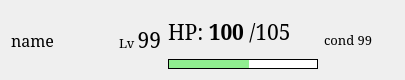
<?xml version="1.0" encoding="UTF-8"?>
<ui version="4.0">
 <class>Form</class>
 <widget class="QWidget" name="Form">
  <property name="geometry">
   <rect>
    <x>0</x>
    <y>0</y>
    <width>405</width>
    <height>80</height>
   </rect>
  </property>
  <property name="sizePolicy">
   <sizepolicy hsizetype="Preferred" vsizetype="Fixed">
    <horstretch>0</horstretch>
    <verstretch>0</verstretch>
   </sizepolicy>
  </property>
  <property name="minimumSize">
   <size>
    <width>0</width>
    <height>80</height>
   </size>
  </property>
  <property name="maximumSize">
   <size>
    <width>16777215</width>
    <height>80</height>
   </size>
  </property>
  <property name="font">
   <font>
    <family>Serif</family>
    <pointsize>10</pointsize>
   </font>
  </property>
  <property name="windowTitle">
   <string>Form</string>
  </property>
  <layout class="QHBoxLayout" name="horizontalLayout">
   <item>
    <widget class="QLabel" name="ship_name">
     <property name="sizePolicy">
      <sizepolicy hsizetype="Maximum" vsizetype="Preferred">
       <horstretch>0</horstretch>
       <verstretch>0</verstretch>
      </sizepolicy>
     </property>
     <property name="minimumSize">
      <size>
       <width>100</width>
       <height>0</height>
      </size>
     </property>
     <property name="maximumSize">
      <size>
       <width>200</width>
       <height>16777215</height>
      </size>
     </property>
     <property name="font">
      <font>
       <family>Serif</family>
       <pointsize>12</pointsize>
      </font>
     </property>
     <property name="text">
      <string>name</string>
     </property>
    </widget>
   </item>
   <item>
    <spacer name="horizontalSpacer">
     <property name="orientation">
      <enum>Qt::Horizontal</enum>
     </property>
     <property name="sizeHint" stdset="0">
      <size>
       <width>40</width>
       <height>20</height>
      </size>
     </property>
    </spacer>
   </item>
   <item>
    <widget class="QLabel" name="ship_lv">
     <property name="text">
      <string>&lt;html&gt;&lt;head/&gt;&lt;body&gt;&lt;p&gt;Lv &lt;span style=&quot; font-size:16pt;&quot;&gt;99&lt;/span&gt;&lt;/p&gt;&lt;/body&gt;&lt;/html&gt;</string>
     </property>
    </widget>
   </item>
   <item>
    <layout class="QVBoxLayout" name="hp_layout">
     <item>
      <widget class="QLabel" name="ship_hp">
       <property name="sizePolicy">
        <sizepolicy hsizetype="MinimumExpanding" vsizetype="MinimumExpanding">
         <horstretch>0</horstretch>
         <verstretch>0</verstretch>
        </sizepolicy>
       </property>
       <property name="font">
        <font>
         <family>Serif</family>
         <pointsize>10</pointsize>
        </font>
       </property>
       <property name="text">
        <string>&lt;html&gt;&lt;head/&gt;&lt;body&gt;&lt;p&gt;&lt;span style=&quot; font-size:16pt;&quot;&gt;HP: &lt;/span&gt;&lt;span style=&quot; font-size:16pt; font-weight:600;&quot;&gt;100&lt;/span&gt;&lt;span style=&quot; font-size:16pt;&quot;&gt; /105&lt;/span&gt;&lt;/p&gt;&lt;/body&gt;&lt;/html&gt;</string>
       </property>
       <property name="alignment">
        <set>Qt::AlignLeading|Qt::AlignLeft|Qt::AlignVCenter</set>
       </property>
      </widget>
     </item>
     <item>
      <widget class="QProgressBar" name="hp_bar">
       <property name="sizePolicy">
        <sizepolicy hsizetype="Fixed" vsizetype="Fixed">
         <horstretch>0</horstretch>
         <verstretch>0</verstretch>
        </sizepolicy>
       </property>
       <property name="minimumSize">
        <size>
         <width>150</width>
         <height>10</height>
        </size>
       </property>
       <property name="maximumSize">
        <size>
         <width>150</width>
         <height>10</height>
        </size>
       </property>
       <property name="styleSheet">
        <string notr="true">QProgressBar{
    border: 1px solid black;
    border-radius: 0px;
}

QProgressBar::chunk{
    background-color: lightgreen;
    width: 10px;
}</string>
       </property>
       <property name="value">
        <number>50</number>
       </property>
       <property name="alignment">
        <set>Qt::AlignLeading|Qt::AlignLeft|Qt::AlignTop</set>
       </property>
       <property name="format">
        <string/>
       </property>
      </widget>
     </item>
    </layout>
   </item>
   <item>
    <widget class="QLabel" name="ship_cond">
     <property name="sizePolicy">
      <sizepolicy hsizetype="Fixed" vsizetype="Preferred">
       <horstretch>0</horstretch>
       <verstretch>0</verstretch>
      </sizepolicy>
     </property>
     <property name="minimumSize">
      <size>
       <width>70</width>
       <height>0</height>
      </size>
     </property>
     <property name="maximumSize">
      <size>
       <width>70</width>
       <height>16777215</height>
      </size>
     </property>
     <property name="text">
      <string>&lt;html&gt;&lt;head/&gt;&lt;body&gt;&lt;p&gt;cond 99&lt;/p&gt;&lt;/body&gt;&lt;/html&gt;</string>
     </property>
    </widget>
   </item>
  </layout>
  <zorder>ship_name</zorder>
  <zorder>horizontalSpacer</zorder>
  <zorder>ship_lv</zorder>
  <zorder>ship_cond</zorder>
 </widget>
 <resources/>
 <connections/>
</ui>
